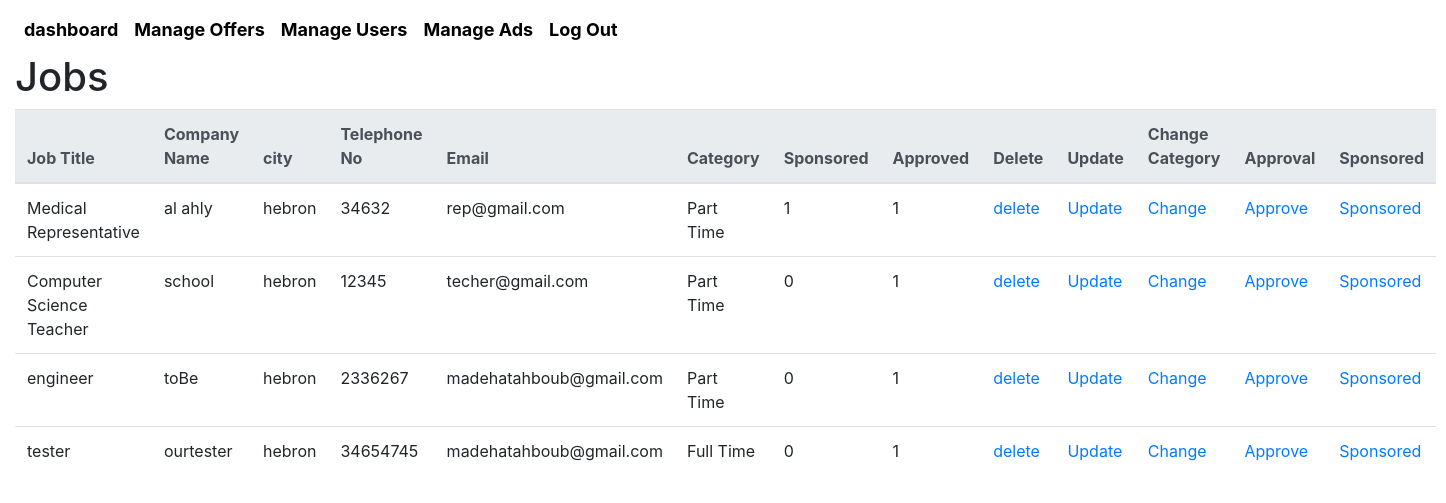
The app's page /pages/controlPanel/manageOffers.php (signed in) with its own data.
### tables this page shows
CREATE TABLE `jobsoffering` (
  `id` int(8) NOT NULL,
  `job_title` varchar(40) NOT NULL,
  `image` longtext NOT NULL DEFAULT '"../assets/img/user.png"',
  `sponsored` int(1) NOT NULL DEFAULT 0,
  `company_name` varchar(40) NOT NULL,
  `category` varchar(30) DEFAULT NULL,
  `street` varchar(20) NOT NULL,
  `city` varchar(20) NOT NULL,
  `job_description` text NOT NULL,
  `job_requirements` text NOT NULL,
  `salary` varchar(10) NOT NULL,
  `teleNo` int(10) NOT NULL,
  `email` varchar(40) NOT NULL,
  `user_id` int(8) NOT NULL,
  `job_type` varchar(100) DEFAULT NULL,
  `mostview` int(255) NOT NULL,
  `approve` int(1) NOT NULL
);

### pages/models/jobsDB.php (called while the page is built, shortened)
<?php
    class jobsDB {
        private static $connection;
        public function connect() {
            if (!isset(self::$connection)) {
                self::$connection = new mysqli("127.0.0.1", "job_user", "job_user123", "jobs-project");
            }
            return self::$connection;
        }
        public function getJobs() {
            $query = "SELECT * FROM jobsoffering" ;
            $conn = $this->connect();
            $result = $conn -> query($query);
            $rows = array();
            while ($row = $result -> fetch_assoc()) {
                $rows[] = $row;
            }
            return $rows;
        }
    }
?>

### pages/controlPanel/manageOffers.php (the view, shortened to what this page needs)
<!DOCTYPE html>
<html lang="en">
<head>
    <link rel="stylesheet" href="../../styles/adminStyle.css">
    <link rel="stylesheet" href="https://maxcdn.bootstrapcdn.com/bootstrap/4.5.2/css/bootstrap.min.css">
    <link rel="stylesheet" href="https://cdnjs.cloudflare.com/ajax/libs/font-awesome/5.14.0/css/all.min.css">
</head>
<body>
<nav class="navbar navbar-expand-lg">
    <ul class="navbar-nav">
        <li class="nav-item">
            <a href="homeAdmin.php" class="nav-link">dashboard</a>
        </li>
        <li class="nav-item">
            <a href="manageOffers.php" class="nav-link">Manage Offers</a>
        </li>
        <li class="nav-item">
            <a href="manageUsers.php" class="nav-link">Manage Users</a>
        </li>
        <li class="nav-item">
            <a href="manageAds.php" class="nav-link">Manage Ads</a>
        </li>
        <li class="nav-item">
            <a href="adminlogout.php" class="nav-link">Log Out</a>
        </li>
    </ul>
</nav>
    <div class="container-fluid">
<?php
    if(isset($_SESSION['id'])){
    require '../models/jobsDB.php';
    $db = new jobsDB();
    $jobs = $db -> getJobs();
    echo"<h1>Jobs</h1>";
    echo "<table class='table'>";
    echo " <thead class='thead-light'>";
    echo "<th>Job Title</th><th>Company Name</th><th>city</th><th>Telephone No</th><th>Email</th><th>Category</th><th>Sponsored</th>";
    echo "<th>Approved</th><th>Delete</th><th>Update</th>";
    echo "<th>Change Category</th><th>Approval</th><th>Sponsored</th></thead>";
    foreach($jobs as $row){
        $id = $row['id'];
        echo "<td >" . $row['job_title'] . "</td>";
        echo "<td >" . $row['company_name'] . "</td>";
        echo "<td >" . $row['city'] . "</td>";
        echo "<td >" . $row['teleNo'] . "</td>";
        echo "<td >" . $row['email'] . "</td>";
        echo "<td >" . $row['category'] . "</td>";
        echo "<td >" . $row['sponsored'] . "</td>";
        echo "<td >" . $row['approve'] . "</td>";
        echo "<td ><a href='../controller/deleteOffer.php?id=$id'> delete </a></td>";
        echo "<td ><a href='updateJobForm.php?id=$id'> Update </a></td>";
        $category = $row['category'];
        $approve = $row['approve'];
        $sponsored = $row['sponsored'];
        echo "<td><a href='changeCategory.php?id=$id&category=$category'>Change</a></td>";
        echo "<td><a href='approveOffer.php?id=$id&approve=$approve'>Approve</a></td>";
        echo "<td><a href='sponsore.php?id=$id&sponsored=$sponsored'> Sponsored </a></td>";
    }
    echo "</table>";
    } else {
        header("location:cPanelLogin.php");
    }
   ?>
</div>
</body>
</html>

### styles/adminStyle.css (style rules this page uses)
body { font-family: "Lato", sans-serif; }
.nav-item::after { content:''; display:block; width:0px; height:4px; background:#ff0000; transition: 0.2s; margin-top:-10px; }
.nav-link { padding:15px 5px;transition:0.2s; }
.navbar-nav .nav-link { color:#000; font-weight:bold; font-size:18px; }

### records on screen
jobsoffering: job_title "Medical Representative", company_name "al ahly", city "hebron", teleNo "34632", email "rep@gmail.com", category "Part Time", sponsored "1", approve "1"
jobsoffering: job_title "Computer Science Teacher", company_name "school", city "hebron", teleNo "12345", email "techer@gmail.com", category "Part Time", sponsored "0", approve "1"
jobsoffering: job_title "engineer", company_name "toBe", city "hebron", teleNo "2336267", email "madehatahboub@gmail.com", category "Part Time", sponsored "0", approve "1"
jobsoffering: job_title "tester", company_name "ourtester", city "hebron", teleNo "34654745", email "madehatahboub@gmail.com", category "Full Time", sponsored "0", approve "1"
